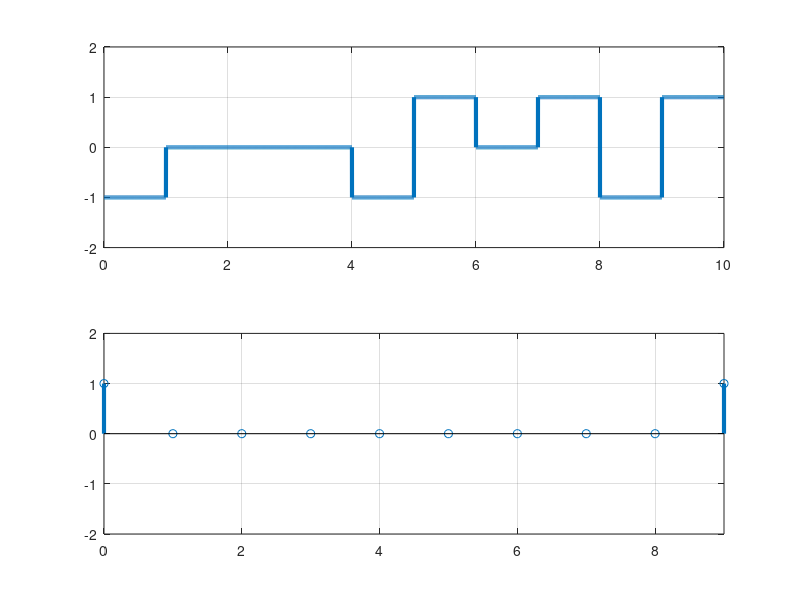

Here is the MATLAB script that generated this plot:
clear all;
close all;
clc;

%bits = input('prompt');
bits = [1 0 0 0 0 0 0 0 0 1];
bitrate = 1;
n = 1000;
T = length(bits)/bitrate;
N = n*length(bits);
dt = T/N;
t = 0:dt:T-dt;
x = zeros(1,length(t));
counter = 0;
lastbit = 1;

%encoding
for i=1:length(bits)
  if bits(i)==0
    counter = counter + 1;
    if counter==8
      x((i-1-7)*n+1:(i-7)*n) = 0;
      x((i-1-6)*n+1:(i-6)*n) = 0;
      x((i-1-5)*n+1:(i-5)*n) = 0;
      x((i-1-4)*n+1:(i-4)*n) = lastbit;
      x((i-1-3)*n+1:(i-3)*n) = -lastbit;
      lastbit = -lastbit;
      x((i-1-2)*n+1:(i-2)*n) = 0;
      x((i-1-1)*n+1:(i-1)*n) = lastbit;
      x((i-1)*n+1:i*n) = -lastbit;
      lastbit = -lastbit;
      counter = 0;
    end
  else
    counter = 0;
    x((i-1)*n+1:i*n) = -lastbit;
    lastbit = -lastbit;
  end
end

subplot(2,1,1);
plot(t, x, 'Linewidth', 3);
axis([0, length(bits), -2, 2]);
grid on;

%decoding
counter = 0;
lastbit = 1;
for i = 1:length(t)
  if t(i)>counter
    counter = counter + 1;
    if x(i)==lastbit
      result(counter:counter+4) = 0;
      counter = counter + 4;
    else
      if(x(i)==0)
        result(counter) = 0;
      else
        result(counter) = 1;
        lastbit = -lastbit;
      end
    end
  end
end
t1 = 0 : bitrate : length(bits) - 1;
subplot(2,1,2);
stem(t1, result, 'Linewidth', 3);
axis([0, length(bits)-1, -2, 2]);
grid on;
disp('B8ZS Decoding:');
disp(result);